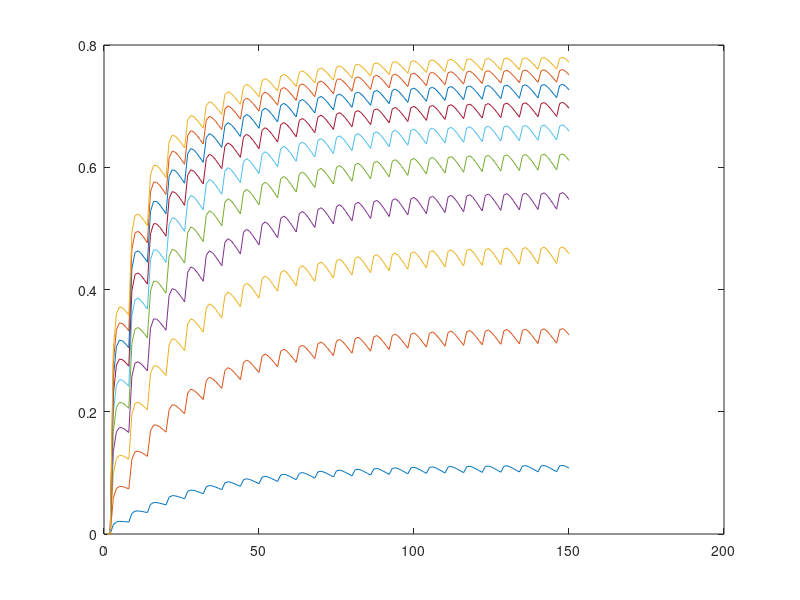

Write the MATLAB code that produced this figure.

n_it = 150;
h = 1;
v1 = 3110;
v2 = 3110;
k10 = 0.0643 * 3600;
k12 = 0.3 * 3600;
k21 = 0.2455 * 3600;
delta = 1000;
c50=7.1903;




for i=1:3:30  % Configurar as doses

dc1(1:n_it)=zeros;
dc2(1:n_it)=zeros;
c1(1:n_it)=zeros;
c2(1:n_it)=zeros;
newd(1:(n_it/6))=i;
d=upsample(newd,6,0);
u(1:n_it)=zeros;

t(1:n_it) = zeros;

A = [1/v1 * (-k12-k10),1/v1 * k21; 1/v2 *k12 , -1/v2 *k21];
D = [1/v1;0] * delta;

for k=1:n_it
    change = A *[c1(k);c2(k)] + D*d(k);
    c1(k+1)=c1(k)+h*change(1);
    c2(k+1)=c2(k)+h*change(2);
    u(k) = c2(k)/(c2(k)+c50); % u(t)
    t(k) = k * h;
end


figure(1)
plot(t,u)  % u(t)
hold on



end





















